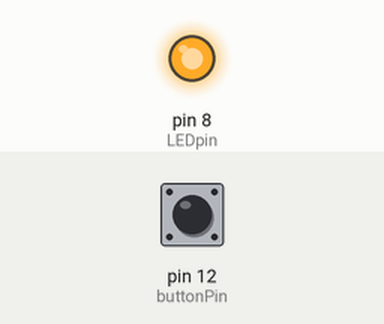
This sketch was run on a simulated Arduino Uno, built with avr-gcc and run on an emulated ATmega328P. On the bench: output pins drawn as LEDs (lit = HIGH). Inputs (shaded band) come from the test bench; at power-on: pin 12 (buttonPin) LOW. What the sketch prints to the serial monitor is not drawn.

Above: at 0.3 s.
Timing chart, 0 to 1.8 s (numbered marks = the images above):
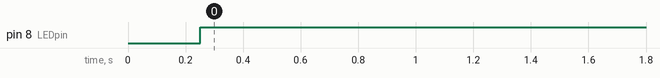

The sketch:

Button.ino
```cpp
int LEDpin=8;
int buttonPin=12;
int buttonRead;
int dt=250;
void setup() {
  // put your setup code here, to run once:
Serial.begin(9600);
pinMode(LEDpin,OUTPUT);
pinMode(buttonPin,INPUT);
}

void loop() {
  // put your main code here, to run repeatedly:
buttonRead=digitalRead(buttonPin);
Serial.println(buttonRead);
delay(dt);
if(buttonRead==1){
  digitalWrite(LEDpin,LOW);
  delay(dt);
}
if(buttonRead==0){
  digitalWrite(LEDpin,HIGH);
  delay(dt);
}
}
```

Measured:
- by itself, pin 8 (LEDpin): LOW → HIGH at 0.25 s
